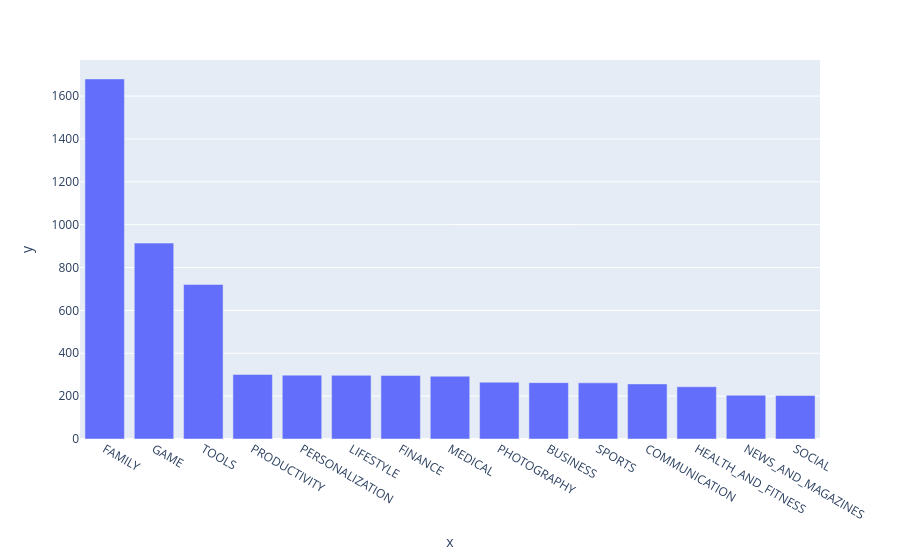

The notebook cell this image was saved under:
### Code cell
bar = px.bar(x = top15_category.index, # index = category name
            y = top15_category.values)
bar.show()

### Figure 1 — Plotly figure (JSON) as saved in the notebook; plotly's stock layout.template omitted (floating-point values rounded to 4 significant figures)
{"data": [{"hovertemplate": "x=%{x}<br>y=%{y}<extra></extra>", "legendgroup": "", "marker": {"color": "#636efa", "pattern": {"shape": ""}}, "name": "", "orientation": "v", "showlegend": false, "textposition": "auto", "type": "bar", "x": ["FAMILY", "GAME", "TOOLS", "PRODUCTIVITY", "PERSONALIZATION", "LIFESTYLE", "FINANCE", "MEDICAL", "PHOTOGRAPHY", "BUSINESS", "SPORTS", "COMMUNICATION", "HEALTH_AND_FITNESS", "NEWS_AND_MAGAZINES", "SOCIAL"], "xaxis": "x", "y": [1680, 914, 721, 301, 298, 297, 296, 293, 265, 263, 262, 257, 244, 204, 203], "yaxis": "y"}], "layout": {"barmode": "relative", "legend": {"tracegroupgap": 0}, "margin": {"t": 60}, "xaxis": {"anchor": "y", "domain": [0, 1], "title": {"text": "x"}}, "yaxis": {"anchor": "x", "domain": [0, 1], "title": {"text": "y"}}}}
